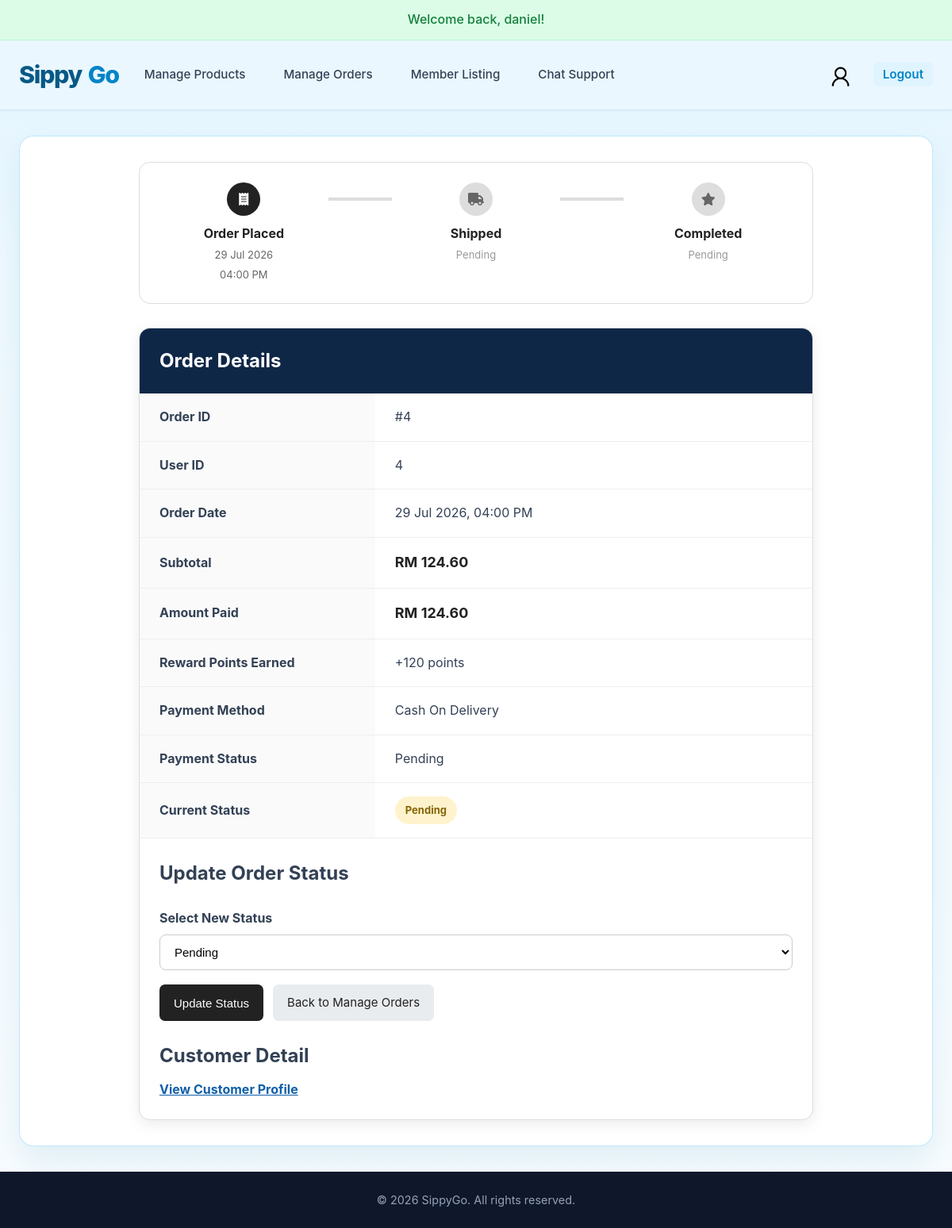
Screenshot of /admin_order_detail.php?id=4 (signed in) with the database file from the repository.
### tables this page shows
CREATE TABLE `orders` (
  `order_id` INT(11) NOT NULL AUTO_INCREMENT,
  `user_id` INT(11) NOT NULL,
  `order_date` TIMESTAMP DEFAULT CURRENT_TIMESTAMP,
  `shipped_at` TIMESTAMP NULL DEFAULT NULL,
  `completed_at` TIMESTAMP NULL DEFAULT NULL,
  `cancelled_at` TIMESTAMP NULL DEFAULT NULL,
  `total_amount` DECIMAL(10, 2) NOT NULL,
  `subtotal_amount` DECIMAL(10, 2) NOT NULL DEFAULT 0.00,
  `points_used` INT UNSIGNED NOT NULL DEFAULT 0,
  `points_discount` DECIMAL(10, 2) NOT NULL DEFAULT 0.00,
  `points_earned` INT UNSIGNED NOT NULL DEFAULT 0,
  `status` ENUM('pending', 'shipped', 'completed', 'cancelled') NOT NULL DEFAULT 'pending',
  `recipient_name` VARCHAR(100) NOT NULL,
  `shipping_address` TEXT NOT NULL,
  `phone_number` VARCHAR(20) NOT NULL,
  `address_updated` TINYINT(1) NOT NULL DEFAULT 0,
  `payment_method` VARCHAR(30) NOT NULL DEFAULT 'cash_on_delivery',
  `payment_reference` VARCHAR(100) DEFAULT NULL,
  `payment_status` ENUM('pending', 'paid') NOT NULL DEFAULT 'pending',
  PRIMARY KEY (`order_id`),
  CONSTRAINT `fk_order_user` FOREIGN KEY (`user_id`) 
    REFERENCES `users`(`user_id`) 
    ON DELETE CASCADE
);

### _base.php (called while the page is built, shortened)
<?php
function encode($value) {
    return htmlentities($value);
}

### admin_order_detail.php (the view, shortened to what this page needs)
<?php
require_once "_base.php";
$order_id = (int) $_GET["id"];
try {
    $sql = "SELECT
                order_id,
                user_id,
                order_date, /* pending_at */
                shipped_at,
                completed_at,
                cancelled_at,
                total_amount,
                subtotal_amount,
                points_used,
                points_discount,
                points_earned,
                status,
                payment_method,
                payment_reference,
                payment_status
            FROM orders
            WHERE order_id = :order_id";
    $stmt = $_db->prepare($sql);
    $stmt->execute([
        "order_id" => $order_id
    ]);
    $order = $stmt->fetch(PDO::FETCH_ASSOC);
} catch (PDOException $e) {
    die("Unable to retrieve order: " . $e->getMessage());
}
$status_transitions = [
    "pending" => [
        "pending",
        "shipped",
        "cancelled"
    ],
    "shipped" => [
        "shipped",
        "completed"
    ],
    "completed" => [
        "completed"
    ],
    "cancelled" => [
        "cancelled"
    ]
];
try {
    $sql = "SELECT
                order_id,
                user_id,
                order_date,
                shipped_at,
                completed_at,
                cancelled_at,
                total_amount,
                subtotal_amount,
                points_used,
                points_discount,
                points_earned,
                status,
                payment_method,
                payment_reference,
                payment_status
            FROM orders
            WHERE order_id = :order_id";
    $stmt = $_db->prepare($sql);
    $stmt->execute([
        "order_id" => $order_id
    ]);
    $order = $stmt->fetch(PDO::FETCH_ASSOC);
} catch (PDOException $e) {
    die("Unable to retrieve order: " . $e->getMessage());
}
$status = strtolower($order["status"]);
$payment_method = ucwords(str_replace('_', ' ', $order["payment_method"]));
$payment_status = ucfirst($order["payment_status"]);
require "_head.php";
?>
<section class="admin-order-detail-page">
    <div class="order-tracking">
<div class="tracking-step completed-step">
    <div class="tracking-circle">
        <i class="fa-solid fa-receipt"></i>
    </div>
    <div class="tracking-info">
        <strong>Order Placed</strong>
        <span>
            <?= date("d M Y", strtotime($order["order_date"])) ?>
        </span>
        <span>
            <?= date("h:i A", strtotime($order["order_date"])) ?>
        </span>
    </div>
</div>
<?php if ($status !== "cancelled"): ?>
    <div class="tracking-line
        <?= !empty($order["shipped_at"]) ? "active-line" : "" ?>">
    </div>
    <div class="tracking-step
        <?= !empty($order["shipped_at"]) ? "completed-step" : "" ?>">
        <div class="tracking-circle admin-tracking-icon">
            <i class="fa-solid fa-truck"></i>
        </div>
        <div class="tracking-info">
            <strong>Shipped</strong>
            <?php if (!empty($order["shipped_at"])): ?>
                <span>
                    <?= date("d M Y", strtotime($order["shipped_at"])) ?>
                </span>
                <span>
                    <?= date("h:i A", strtotime($order["shipped_at"])) ?>
                </span>
            <?php else: ?>
                <span class="tracking-pending">
                    Pending
                </span>
            <?php endif; ?>
        </div>
    </div>
    <div class="tracking-line
        <?= !empty($order["completed_at"]) ? "active-line" : "" ?>">
    </div>
<?php else: ?>
    <div class="tracking-line active-line"></div>
<?php endif; ?>
<div class="tracking-step
    <?= (!empty($order["completed_at"]) || !empty($order["cancelled_at"]))
        ? "completed-step"
        : "" ?>
    <?= ($status !== "cancelled" && !empty($order["completed_at"]))
        ? "completed-status-step"
        : "" ?>
    <?= ($status === "cancelled" && !empty($order["cancelled_at"]))
        ? "cancelled-status-step"
        : "" ?>">
    <div class="tracking-circle admin-tracking-icon">
        <?php if ($status === "cancelled"): ?>
            <i class="fa-solid fa-xmark"></i>
        <?php else: ?>
            <i class="fa-solid fa-star"></i>
        <?php endif; ?>
    </div>
    <div class="tracking-info">
        <?php if ($status === "cancelled"): ?>
            <strong>Cancelled</strong>
            <?php if (!empty($order["cancelled_at"])): ?>
                <span>
                    <?= date("d M Y", strtotime($order["cancelled_at"])) ?>
                </span>
                <span>
                    <?= date("h:i A", strtotime($order["cancelled_at"])) ?>
                </span>
            <?php endif; ?>
        <?php else: ?>
            <strong>Completed</strong>
            <?php if (!empty($order["completed_at"])): ?>
                <span>
                    <?= date("d M Y", strtotime($order["completed_at"])) ?>
                </span>
                <span>
                    <?= date("h:i A", strtotime($order["completed_at"])) ?>
                </span>
            <?php else: ?>
                <span class="tracking-pending">
                    Pending
                </span>
            <?php endif; ?>
        <?php endif; ?>
    </div>
</div>
</div>
    <div class="detail-card">
        <div class="card-header">
            <h2>
                Order Details
            </h2>
        </div>
        <table class="order-detail-table">
            <tr>
                <th>Order ID</th>
                <td>
                    #<?= encode($order["order_id"]) ?>
                </td>
            </tr>
            <tr>
                <th>User ID</th>
                <td>
                    <?= encode($order["user_id"]) ?>
                </td>
            </tr>
            <tr>
                <th>Order Date</th>
                <td>
                    <?= date("d M Y, h:i A", strtotime($order["order_date"])) ?>
                </td>
            </tr>
            <tr>
                <th>Subtotal</th>
                <td class="amount">
                    RM <?= number_format((float) $order["subtotal_amount"], 2) ?>
                </td>
            </tr>
            <tr>
                <th>Amount Paid</th>
                <td class="amount">
                    RM <?= number_format((float) $order["total_amount"], 2) ?>
                </td>
            </tr>
            <tr>
                <th>Reward Points Earned</th>
                <td>+<?= number_format((int) $order["points_earned"]) ?> points</td>
            </tr>
            <tr>
                <th>Payment Method</th>
                <td><?= encode($payment_method) ?></td>
            </tr>
            <tr>
                <th>Payment Status</th>
                <td><?= encode($payment_status) ?></td>
            </tr>
            <tr>
                <th>Current Status</th>
                <td>
                    <span class="status status-<?= encode($status) ?>">
                        <?= ucfirst(encode($status)) ?>
                    </span>
                </td>
            </tr>
        </table>
        <div class="form-section">
            <h3>Update Order Status</h3>
            <form
                method="POST"
                action="admin_order_detail.php?id=<?= urlencode($order["order_id"]) ?>"
                onsubmit="return confirmStatusUpdate();"
       >
                <label for="status">
                    Select New Status
                </label>
                <select
                    name="status"
                    id="status"
                    required
                    <?= in_array($status, ["completed", "cancelled"], true)
                        ? "disabled"
                        : "" ?>
                >
        <option
            value="pending"
            <?= $status === "pending" ? "selected" : "" ?>
            <?= in_array(
                "pending",
                $status_transitions[$status] ?? [],
                true
            ) ? "" : "disabled" ?>
        >
            Pending
        </option>
        </select>
        <div class="button-group">
            <?php
            $is_final_status = in_array($status, ["completed", "cancelled"], true);
            ?>
            <button
                type="submit"
                <?= $is_final_status ? "disabled" : "" ?>
            >
                <?= $is_final_status
                    ? "Status Finalised"
                    : "Update Status" ?>
            </button>
            <a class="back-button" href="admin_orders.php">
                Back to Manage Orders
            </a>
        </div>
            </form>
        </div>
        <div class="customer-detail-section">
            <h3>Customer Detail</h3>
            <a
                class="customer-detail-link"
                href="pages/admin/member_details.php?from=<?= urlencode($_SERVER['REQUEST_URI']) ?>&id=<?= urlencode($order["user_id"]) ?>"
            >
                View Customer Profile
            </a>
        </div>
    </div>
</section>
<?php require "_foot.php"; ?>

### css/main.css (style rules this page uses)
:root { --primary: #0284c7; --primary-hover: #0369a1; --primary-light: #dff4ff; --dark: #0f172a; --text-main: #334155; --text-muted: #64748b; --bg-main: #eff9ff; --card-bg: #ffffff; --border-color: #e2e8f0; --shadow-sm: 0 1px 3px rgba(0,0,0,0.05); --shadow-md: 0 4px 12px rgba(0,0,0,0.08); --shadow-lg: 0 10px 25px rgba(0,0,0,0.12); --radius: 10px; --transition: all 0.2s cubic-bezier(0.4, 0, 0.2, 1); }
* { box-sizing: border-box; }
html, body { min-height: 100%; }
body { margin: 0; min-height: 100vh; display: flex; flex-direction: column; font-family: -apple-system, BlinkMacSystemFont, "Segoe UI", Roboto, "Helvetica Neue", Arial, sans-serif; line-height: 1.6; color: var(--text-main); background: linear-gradient(180deg, #dff4ff 0, var(--bg-main) 320px, #f8fcff 100%); }

### css/orders.css (style rules this page uses)
.status { display: inline-block; padding: 7px 13px; border-radius: 20px; font-size: 13px; font-weight: bold; text-transform: capitalize; }
.status-pending { background-color: #fff3cd; color: #856404; }
.amount { color: #222222; font-size: 18px; font-weight: bold; }
.detail-card { overflow: hidden; background-color: #ffffff; border: 1px solid #dddddd; border-radius: 14px; box-shadow: 0 5px 18px rgba(0, 0, 0, 0.08); }
.card-header { padding: 22px 25px; background-color: #0f2747; color: #ffffff; }
.card-header h2 { margin: 0; }
.order-detail-table { width: 100%; border-collapse: collapse; }
.order-detail-table th, .order-detail-table td { padding: 17px 25px; border-bottom: 1px solid #eeeeee; text-align: left; }
.order-detail-table th { width: 35%; background-color: #fafafa; }
.back-button { display: inline-block; padding: 10px 18px; border-radius: 7px; background-color: #222222; color: #ffffff; text-decoration: none; }
.admin-order-detail-page { width: 100%; max-width: 850px; margin: 0 auto; }
.form-section { padding: 25px; }
.form-section h3 { margin-top: 0; font-size: 1.5rem; }
.customer-detail-section { padding: 0 25px 25px; }
.customer-detail-section h3 { margin: 0 0 10px; font-size: 1.5rem; }
.customer-detail-link { color: #0f5fa8; font-weight: bold; }
.form-section label { display: block; margin-bottom: 8px; font-weight: bold; }
.form-section select { width: 100%; padding: 12px 14px; margin-bottom: 18px; border: 1px solid #cccccc; border-radius: 8px; background-color: #ffffff; font-size: 15px; }
.button-group { display: flex; flex-wrap: wrap; gap: 12px; }
.button-group button, .back-button { padding: 11px 18px; border-radius: 7px; font-size: 15px; }
.button-group button { border: none; background-color: #222222; color: #ffffff; cursor: pointer; }
.back-button { display: inline-block; background-color: #e9ecef; color: #222222; text-decoration: none; }
.order-tracking { display: grid; grid-template-columns: 1fr 80px 1fr 80px 1fr; align-items: start; width: 100%; max-width: 850px; margin: 0 auto 30px; padding: 25px; background-color: #ffffff; border: 1px solid #dddddd; border-radius: 14px; }
.tracking-step { text-align: center; }
.tracking-circle { width: 42px; height: 42px; margin: 0 auto 10px; display: flex; align-items: center; justify-content: center; border-radius: 50%; background-color: #dddddd; color: #666666; font-weight: bold; font-size: 16px; }
.completed-step .tracking-circle { background-color: #222222; color: #ffffff; }
.admin-tracking-icon { font-size: 0; }
.admin-tracking-icon i { font-size: 16px; }
.tracking-line { height: 4px; margin-top: 19px; background-color: #dddddd; }
.tracking-info { display: flex; flex-direction: column; align-items: center; gap: 4px; }
.tracking-info strong { font-size: 16px; color: #222222; }
.tracking-info span { font-size: 13px; color: #666666; }
.tracking-pending { color: #999999 !important; }

### rows the page displays
orders: order_date "29 Jul 2026", order_date "04:00 PM", order_id "4", user "4", order_date "29 Jul 2026, 04:00 PM", subtotal_amount "124.60", total_amount "124.60", points_earned "120", payment_method "Cash On Delivery", payment_status "Pending", status "Pending"

### other values shown
$error_message ?: temp('info') "Welcome back, daniel!"
